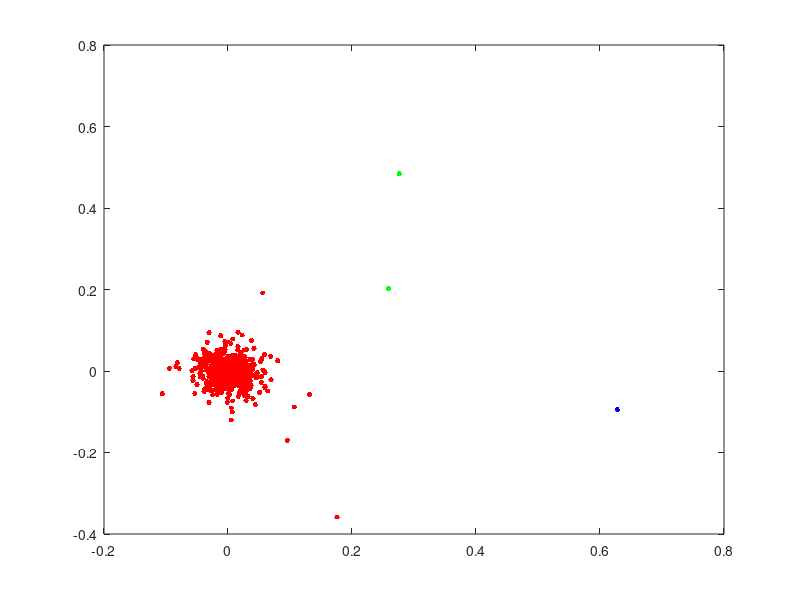

Source code (MATLAB): (Note: this script raises an error after producing the figure.)
function CSE847HW4()

    function err = error(X, c, idx)
        err = 0;
        for n=1:size(X,0)
            err = err + norm(c(idx(n), :) - X(n), :)^2; % squared sum error
        end
    end

    function err = difference(old_c, c)
        err = 0;
        for n=1:size(c)
            err = err + abs(norm(c(n) - old_c(n)));
        end
    end

    function c = update_centers(X, idx)
        % disp(size(X, 1));
        idxmax = max(idx);
        x2size = size(X, 2);
        c = zeros(max(idx),size(X, 2));  % max of idx is # of clusters
        disp('C!');
        disp(c);
        counts = zeros(idxmax, 1);
        xsizey = size(X);
        idxsize = size(idx);
        % csize = size(c);
        for n=1:size(X, 1)
            % disp('c size');
            % disp(size(c));
            % disp('n');
            % disp(n)
            % disp('idx of n');
            % disp(idx(n));
            disp('thing im adding!');
            disp(c(idx(n), :) + X(n));
            c(idx(n), :) = c(idx(n), :) + X(n, :); % add x data point to 
            counts(idx(n)) = counts(idx(n)) + 1; % add membership
        end
        
        % disp('counts');
        % disp(counts)
        % disp('cpre');
        % disp(c);
        % divide
        for n=1:size(counts)
            % disp('idx(n)');
            
            % disp('counts(idx(n))');
            % disp(counts(idx(n)));
            c(n, :) = c(n, :)./counts(n);
        end
        disp('cpost');
        disp(c);
    end
    
    function idx = update_memberships(X, c)
        idx = zeros(size(X, 1), 1);
        
        for i=1:size(X, 1)
            temp = zeros(size(c, 1), 1);
            for j=1:size(temp, 1)
                temp(j) = norm(X(i, :)-c(j, :))^2;
            end
            [~, min_indx] = min(temp);  % only care about min index
            idx(i) = min_indx;
            % disp('temp/idx');
            % disp(temp);
            % disp(idx);
        end
    end

    function [idx, c] = cust_kmeans(X, k, tol)
        c = [];
        idx = [];
        % disp('X');
        % disp(X);
        % initiate first center
        c = [X(randi(size(X, 1)), :)];
        for n=1:k-1
            temp = zeros(size(X,1),1);
            for l=1:size(X, 1)
                c_dists = zeros(size(c,1), 1);
                for m=1:size(c,1)
                    c_dists(m) = (norm(X(l)-c(m)))^2;
                end
                % disp('m: ');
                % disp(m);
                % disp('cdists');
                % disp(c_dists);
                % c dists now has distance from point to all centroids
                [~, temp_c_min_idx] = min(c_dists);
                closest = c(temp_c_min_idx);
                % disp('closest centroid');
                % disp(closest);
                % temp will get distance from closest centroiid for point l
                temp(l) = norm(X(l)-closest)^2;
            end
            % disp('temps');
            % disp(temp);
            [~, max_dist_idx] = max(temp);
            % disp('max dist idx');
            % disp(max_dist_idx);
            % disp('X');
            % disp(X);
            % disp('c');
            % disp(c);
            c = [c; X(max_dist_idx, :)];
            
        end
        % disp('initalized c:');
        %  disp(c);
        idx = update_memberships(X, c);
        dif = tol*10;
        while dif > tol
            old_c = c;
            % disp('cs:');
            % disp(c);
            % disp('idx');
            % disp(idx);
            c = update_centers(X, idx);
            dif = difference(old_c, c);
            % plot_stuff(X, c, idx);
            % disp('dif');
            % disp(dif);
        end
        %  disp('cend:');
        % disp(c);
    end

    function [idx, c, ystar] = spectral_kmeans(X, k, tol, num_eigs)
        x_square = X*X.';
        [reigvs, eigs] = eig(x_square);
        disp('size x');
        disp(size(X));
        % disp('reigvs');
        % disp(reigvs);
        disp('size xsquare');
        disp(size(x_square));
        [eigs,ind] = sort(diag(eigs));
        reigvs = reigvs(:,ind);

        
        ystar = reigvs(:, 1:num_eigs);
        disp('ystar size');
        disp(size(ystar));
        [idx, c] = cust_kmeans(ystar, k, tol);
    end

    sample_data = randn(1000, 3);
    % [idx, c] = cust_kmeans(sample_data, 5, .001);
    % [idx, c] = kmeans(sample_data, 5);
    % disp('regular k-means centers');
    % disp(c);
    % X = sample_data;
    % threed_plot_stuff(X, c, idx);
    
    
    [idx, c, xs] = spectral_kmeans(sample_data, 3, .001, 2);
    disp('spectral k-means centers in 2d');
    disp(c);
    twod_plot_stuff(xs, c, idx);
    
    function [] = threed_plot_stuff(X, c, idx)
        figure;
        plot3(X(idx==1,1),X(idx==1,2),X(idx==1,3),'r.','MarkerSize',12)
        hold on
        plot3(X(idx==2,1),X(idx==2,2),X(idx==2,3),'b.','MarkerSize',12)
        hold on
        plot3(X(idx==3,1),X(idx==3,2),X(idx==3,3),'g.','MarkerSize',12)
        hold on
        plot3(X(idx==4,1),X(idx==4,2),X(idx==4,3),'c.','MarkerSize',12)
        hold on
        plot3(X(idx==5,1),X(idx==5,2),X(idx==5,3),'m.','MarkerSize',12)
        xlim('auto');
        ylim('auto');
        % plot3(c(:,1),c(:,2),c(:,3),'kx', 'MarkerSize',14,'LineWidth',3) 
        legend('Cluster 1','Cluster 2','Cluster 3', 'Cluster 4', 'Cluster 5', 'Centroids','Location','NE')
        title 'Cluster Assignments and Centroids'
        hold off
    end

    function [] = twod_plot_stuff(X, c, idx)
        figure;
        plot(X(idx==1,1),X(idx==1,2),'r.','MarkerSize',12)
        hold on
        plot(X(idx==2,1),X(idx==2,2),'b.','MarkerSize',12)
        hold on
        plot(X(idx==3,1),X(idx==3,2),'g.','MarkerSize',12)
        hold on
        plot(X(idx==4,1),X(idx==4,2),'c.','MarkerSize',12)
        hold on
        plot(X(idx==5,1),X(idx==5,2),'m.','MarkerSize',12)
        xlim('auto');
        ylim('auto');
        %  plot(c(:,1),c(:,2),'kx','MarkerSize',14,'LineWidth',3) 
        legend('Cluster 1','Cluster 2','Cluster 3', 'Cluster 4', 'Cluster 5', 'Centroids','Location','NE')
        title 'Cluster Assignments and Centroids'
        hold off
    end

end